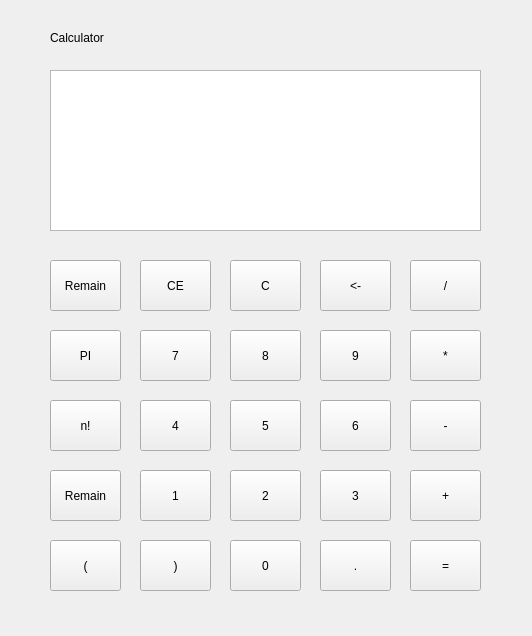
<?xml version="1.0" encoding="UTF-8"?>
<ui version="4.0">
 <class>QtCalcClass</class>
 <widget class="QWidget" name="QtCalcClass">
  <property name="geometry">
   <rect>
    <x>0</x>
    <y>0</y>
    <width>532</width>
    <height>636</height>
   </rect>
  </property>
  <property name="windowTitle">
   <string>Calculator</string>
  </property>
  <widget class="QPushButton" name="pushButton">
   <property name="geometry">
    <rect>
     <x>50</x>
     <y>260</y>
     <width>71</width>
     <height>51</height>
    </rect>
   </property>
   <property name="text">
    <string>Remain</string>
   </property>
  </widget>
  <widget class="QPushButton" name="pushButton_CE">
   <property name="geometry">
    <rect>
     <x>140</x>
     <y>260</y>
     <width>71</width>
     <height>51</height>
    </rect>
   </property>
   <property name="text">
    <string>CE</string>
   </property>
  </widget>
  <widget class="QPushButton" name="pushButton_C">
   <property name="geometry">
    <rect>
     <x>230</x>
     <y>260</y>
     <width>71</width>
     <height>51</height>
    </rect>
   </property>
   <property name="text">
    <string>C</string>
   </property>
  </widget>
  <widget class="QPushButton" name="pushButton_back">
   <property name="geometry">
    <rect>
     <x>320</x>
     <y>260</y>
     <width>71</width>
     <height>51</height>
    </rect>
   </property>
   <property name="text">
    <string>&lt;-</string>
   </property>
  </widget>
  <widget class="QPushButton" name="pushButton_div">
   <property name="geometry">
    <rect>
     <x>410</x>
     <y>260</y>
     <width>71</width>
     <height>51</height>
    </rect>
   </property>
   <property name="text">
    <string>/</string>
   </property>
  </widget>
  <widget class="QPushButton" name="pushButton_PI">
   <property name="geometry">
    <rect>
     <x>50</x>
     <y>330</y>
     <width>71</width>
     <height>51</height>
    </rect>
   </property>
   <property name="text">
    <string>PI</string>
   </property>
  </widget>
  <widget class="QPushButton" name="pushButton_7">
   <property name="geometry">
    <rect>
     <x>140</x>
     <y>330</y>
     <width>71</width>
     <height>51</height>
    </rect>
   </property>
   <property name="text">
    <string>7</string>
   </property>
  </widget>
  <widget class="QPushButton" name="pushButton_mul">
   <property name="geometry">
    <rect>
     <x>410</x>
     <y>330</y>
     <width>71</width>
     <height>51</height>
    </rect>
   </property>
   <property name="text">
    <string>*</string>
   </property>
  </widget>
  <widget class="QPushButton" name="pushButton_9">
   <property name="geometry">
    <rect>
     <x>320</x>
     <y>330</y>
     <width>71</width>
     <height>51</height>
    </rect>
   </property>
   <property name="text">
    <string>9</string>
   </property>
  </widget>
  <widget class="QPushButton" name="pushButton_8">
   <property name="geometry">
    <rect>
     <x>230</x>
     <y>330</y>
     <width>71</width>
     <height>51</height>
    </rect>
   </property>
   <property name="text">
    <string>8</string>
   </property>
  </widget>
  <widget class="QPushButton" name="pushButton_nn">
   <property name="geometry">
    <rect>
     <x>50</x>
     <y>400</y>
     <width>71</width>
     <height>51</height>
    </rect>
   </property>
   <property name="text">
    <string>n!</string>
   </property>
  </widget>
  <widget class="QPushButton" name="pushButton_4">
   <property name="geometry">
    <rect>
     <x>140</x>
     <y>400</y>
     <width>71</width>
     <height>51</height>
    </rect>
   </property>
   <property name="text">
    <string>4</string>
   </property>
  </widget>
  <widget class="QPushButton" name="pushButton_sub">
   <property name="geometry">
    <rect>
     <x>410</x>
     <y>400</y>
     <width>71</width>
     <height>51</height>
    </rect>
   </property>
   <property name="text">
    <string>-</string>
   </property>
  </widget>
  <widget class="QPushButton" name="pushButton_6">
   <property name="geometry">
    <rect>
     <x>320</x>
     <y>400</y>
     <width>71</width>
     <height>51</height>
    </rect>
   </property>
   <property name="text">
    <string>6</string>
   </property>
  </widget>
  <widget class="QPushButton" name="pushButton_5">
   <property name="geometry">
    <rect>
     <x>230</x>
     <y>400</y>
     <width>71</width>
     <height>51</height>
    </rect>
   </property>
   <property name="text">
    <string>5</string>
   </property>
  </widget>
  <widget class="QPushButton" name="pushButton_16">
   <property name="geometry">
    <rect>
     <x>50</x>
     <y>470</y>
     <width>71</width>
     <height>51</height>
    </rect>
   </property>
   <property name="text">
    <string>Remain</string>
   </property>
  </widget>
  <widget class="QPushButton" name="pushButton_1">
   <property name="geometry">
    <rect>
     <x>140</x>
     <y>470</y>
     <width>71</width>
     <height>51</height>
    </rect>
   </property>
   <property name="text">
    <string>1</string>
   </property>
  </widget>
  <widget class="QPushButton" name="pushButton_plus">
   <property name="geometry">
    <rect>
     <x>410</x>
     <y>470</y>
     <width>71</width>
     <height>51</height>
    </rect>
   </property>
   <property name="text">
    <string>+</string>
   </property>
  </widget>
  <widget class="QPushButton" name="pushButton_3">
   <property name="geometry">
    <rect>
     <x>320</x>
     <y>470</y>
     <width>71</width>
     <height>51</height>
    </rect>
   </property>
   <property name="text">
    <string>3</string>
   </property>
  </widget>
  <widget class="QPushButton" name="pushButton_2">
   <property name="geometry">
    <rect>
     <x>230</x>
     <y>470</y>
     <width>71</width>
     <height>51</height>
    </rect>
   </property>
   <property name="text">
    <string>2</string>
   </property>
  </widget>
  <widget class="QPushButton" name="pushButton_parL">
   <property name="geometry">
    <rect>
     <x>50</x>
     <y>540</y>
     <width>71</width>
     <height>51</height>
    </rect>
   </property>
   <property name="text">
    <string>(</string>
   </property>
  </widget>
  <widget class="QPushButton" name="pushButton_parR">
   <property name="geometry">
    <rect>
     <x>140</x>
     <y>540</y>
     <width>71</width>
     <height>51</height>
    </rect>
   </property>
   <property name="text">
    <string>)</string>
   </property>
  </widget>
  <widget class="QPushButton" name="pushButton_equal">
   <property name="geometry">
    <rect>
     <x>410</x>
     <y>540</y>
     <width>71</width>
     <height>51</height>
    </rect>
   </property>
   <property name="text">
    <string>=</string>
   </property>
   <property name="iconSize">
    <size>
     <width>20</width>
     <height>20</height>
    </size>
   </property>
  </widget>
  <widget class="QPushButton" name="pushButton_point">
   <property name="geometry">
    <rect>
     <x>320</x>
     <y>540</y>
     <width>71</width>
     <height>51</height>
    </rect>
   </property>
   <property name="text">
    <string>.</string>
   </property>
  </widget>
  <widget class="QPushButton" name="pushButton_0">
   <property name="geometry">
    <rect>
     <x>230</x>
     <y>540</y>
     <width>71</width>
     <height>51</height>
    </rect>
   </property>
   <property name="text">
    <string>0</string>
   </property>
  </widget>
  <widget class="QLabel" name="label">
   <property name="geometry">
    <rect>
     <x>50</x>
     <y>30</y>
     <width>100</width>
     <height>16</height>
    </rect>
   </property>
   <property name="text">
    <string>Calculator</string>
   </property>
  </widget>
  <widget class="QTextEdit" name="textEdit">
   <property name="geometry">
    <rect>
     <x>50</x>
     <y>70</y>
     <width>431</width>
     <height>161</height>
    </rect>
   </property>
  </widget>
 </widget>
 <layoutdefault spacing="6" margin="11"/>
 <resources>
  <include location="QtCalc.qrc"/>
 </resources>
 <connections/>
</ui>
